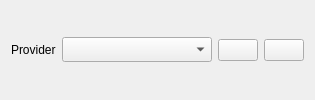
    <widget class="QWidget" name="widget_4" native="true">
     <property name="sizePolicy">
      <sizepolicy hsizetype="Preferred" vsizetype="Fixed">
       <horstretch>0</horstretch>
       <verstretch>0</verstretch>
      </sizepolicy>
     </property>
     <layout class="QHBoxLayout" name="horizontalLayout_7" stretch="0,0,0,0">
      <item>
       <widget class="QLabel" name="label_15">
        <property name="text">
         <string>Provider</string>
        </property>
       </widget>
      </item>
      <item>
       <widget class="QComboBox" name="provider_combo">
        <property name="sizePolicy">
         <sizepolicy hsizetype="Expanding" vsizetype="Fixed">
          <horstretch>0</horstretch>
          <verstretch>0</verstretch>
         </sizepolicy>
        </property>
        <property name="minimumSize">
         <size>
          <width>150</width>
          <height>25</height>
         </size>
        </property>
       </widget>
      </item>
      <item>
       <widget class="QPushButton" name="provider_refresh">
        <property name="sizePolicy">
         <sizepolicy hsizetype="Fixed" vsizetype="Fixed">
          <horstretch>0</horstretch>
          <verstretch>0</verstretch>
         </sizepolicy>
        </property>
        <property name="toolTip">
         <string>Refresh the provider list. Needed after a provider was added or deleted.</string>
        </property>
        <property name="text">
         <string/>
        </property>
        <property name="icon">
         <iconset>
          <normaloff>:/plugins/Valhalla/img/icon_refresh.png</normaloff>:/plugins/Valhalla/img/icon_refresh.png</iconset>
        </property>
       </widget>
      </item>
      <item>
       <widget class="QPushButton" name="provider_config">
        <property name="sizePolicy">
         <sizepolicy hsizetype="Fixed" vsizetype="Fixed">
          <horstretch>0</horstretch>
          <verstretch>0</verstretch>
         </sizepolicy>
        </property>
        <property name="toolTip">
         <string>Shortcut to Web ► ORS Tools ► Provider Settings</string>
        </property>
        <property name="text">
         <string/>
        </property>
        <property name="icon">
         <iconset>
          <normaloff>:/plugins/Valhalla/img/icon_settings.png</normaloff>:/plugins/Valhalla/img/icon_settings.png</iconset>
        </property>
       </widget>
      </item>
     </layout>
    </widget>
